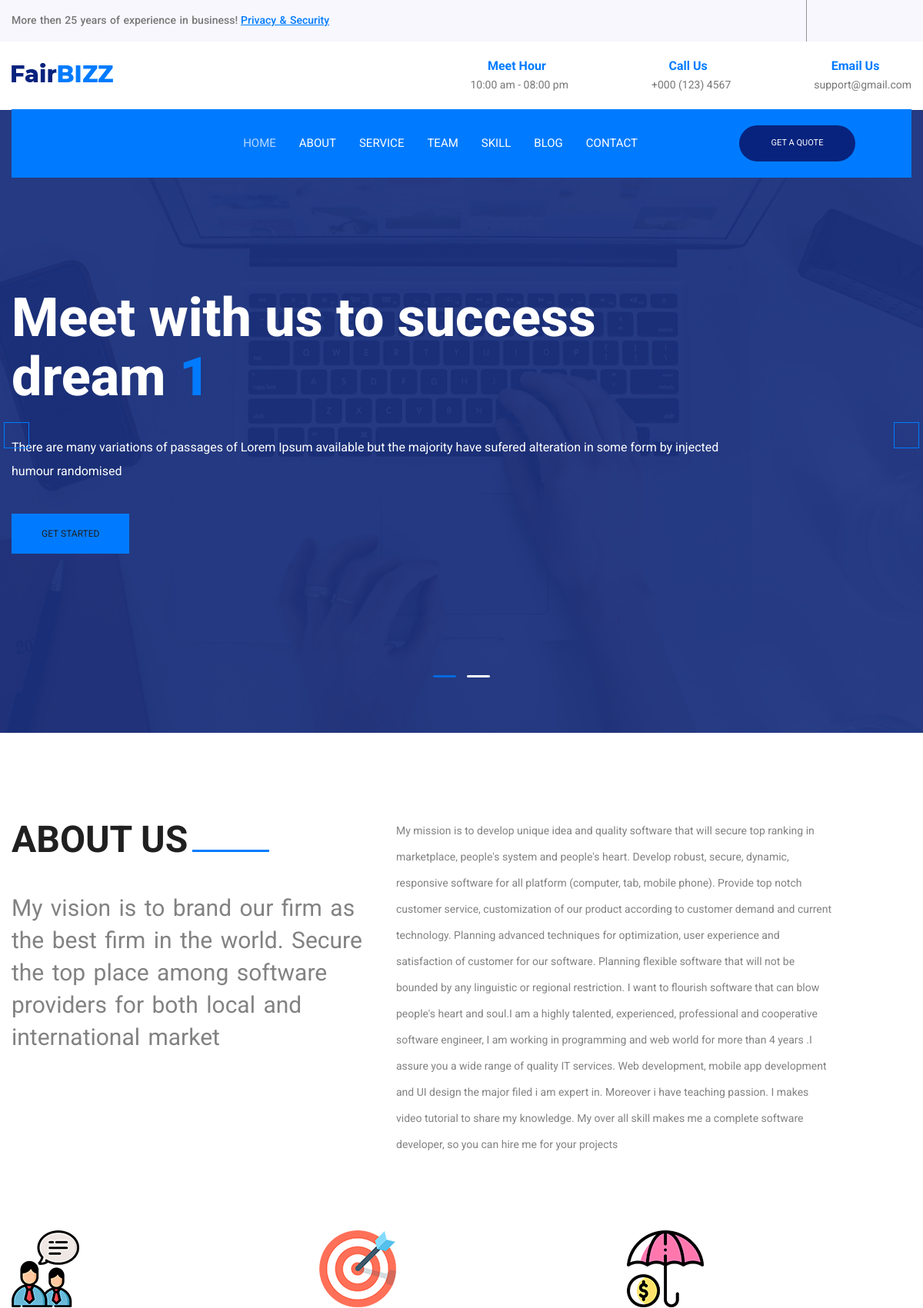
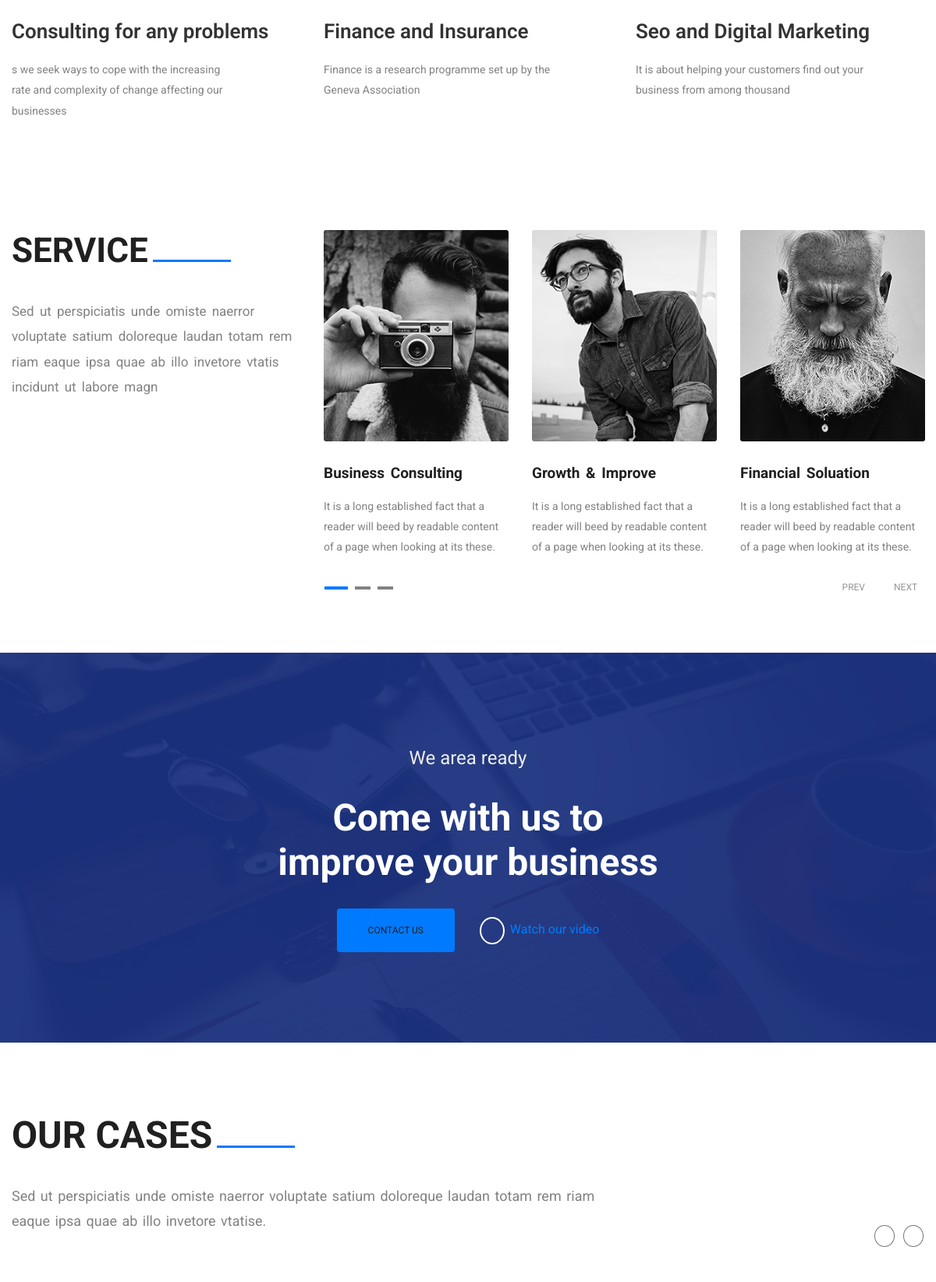
The page / (upper part) on the database its author committed (2 pictures, top to bottom).
### portfolio/models.py (models this page shows, shortened)
class HomeSlider(models.Model):
    title=models.CharField(max_length=400)
    image=models.FileField(upload_to=image_upload)
    subtitle=models.CharField(max_length=300)
    description=models.TextField()

class About(models.Model):
    subtitle=models.CharField(max_length=400)
    description=models.TextField()

class AboutPerformance(models.Model):
    about_title_help=models.CharField(max_length=400)
    about_image=models.FileField(upload_to=image_upload)
    about_description=models.TextField()

### portfolio/views.py (the view)
# urls.py: path('',views.index,name="indexPage" )
def index(request):
    sliders=HomeSlider.objects.all()
    aboutUs=About.objects.get()
    aboutPerformance=AboutPerformance.objects.all()
    context={
        'sliders':sliders,
        'aboutUs':aboutUs,
        'aboutPerformance':aboutPerformance
    }
    return render(request,'index.html',context)

### templates/index.html (shortened to what this page needs)
{% extends 'base.html' %}
{% block body %}
    <main>
        <section id="home" class="home-slider-area wow slideInDown" data-wow-duration="2s">
            <div class="home-slider owl-carousel owl-theme">
                {% for singleSlider in sliders %}
                    <div class="single-home-slider d-flex align-items-center" style="background-image: url({{ singleSlider.image.url }})">
                        <div class="container">
                            <div class="row">
                                <div class="col-xl-10">
                                    <div class="home-slider-text">
                                        <h1 class="wow bounceInDown" data-wow-duration="3s">{{singleSlider.title}}
                                        <span>{{singleSlider.subtitle}}</span></h1>
                                        <p class="wow fadeInRight" data-wow-duration="3s" >{{singleSlider.description}}</p>
                                        <div class="home-slider-link wow bounceInUp" data-wow-duration="3s" >
                                            <a href="#">get started</a>
                                        </div>
                                    </div>
                                </div>
                            </div>
                        </div>
                    </div>
                {% endfor %}
            </div>
        </section>
        <section id="about" class="about-area">
            <div class="container">
                <div class="row">
                    <div class="col-md-5 col-lg-5 col-xl-5">
                        <div class="about-section-title">
                            <h1 class="wow slideInUp" data-wow-duration="3s">about us<span></span></h1>
                            <p class="wow slideInLeft" data-wow-duration="2.5s">{{aboutUs.subtitle}}</p>
                        </div>
                    </div>
                    <div class="col-md-6 col-lg-6 col-xl-6 wow slideInRight" data-wow-duration="2.5s">
                        <div class="about-section-text">
                            <p>{{aboutUs.description}}</p>
                        </div>
                    </div>
                </div>
                <div class="about-bottom">
                    <div class="row">
                    {% for singleAboutPerformance in aboutPerformance %}
                        <div class="col-md-4 col-lg-4 col-xl-4 wow zoomIn" data-wow-duration="2s" data-wow-delay=".2s">
                            <div class="about-bottom-section">
                                <img src="{{singleAboutPerformance.about_image.url}}" alt="">
                                <div class="about-bottom-text">
                                    <h1>{{singleAboutPerformance.about_title_help}}</h1>
                                    <p>{{singleAboutPerformance.about_description}}</p>
                                </div>
                            </div>
                        </div>
                    {% endfor %}
                    </div>
                </div>
            </div>
        </section>
        <section id="service" class="service-area">
            <div class="container">
                <div class="row">
                    <div class="col-lg-4 col-xl-4">
                        <div class="service-title">
                            <h1 class="wow slideInDown" data-wow-duration="1.5s">service<span></span></h1>
                            <p class="wow slideInUp" data-wow-duration="2s">Sed ut perspiciatis unde omiste naerror voluptate satium doloreque laudan totam rem riam eaque ipsa quae ab illo invetore vtatis incidunt ut labore  magn</p>
                            </div>
                    </div>
                    <div class="col-lg-8 col-xl-8">
                        <div class="row service-slider">
                            <div class="col-lg-4 col-xl-4 wow slideInDown" data-wow-duration="1.5s" data-wow-delay=".2s">
                                <div class="service-slider-section">
                                    <img src="bd/img/service/1.jpg" alt="">
                                    <div class="service-slider-text">
                                        <h1>Business Consulting</h1>
                                        <p>It is a long established fact that a reader will beed by readable content of a page when looking at its these.</p>
                                    </div>
                                </div>
                            </div>
                            <div class="col-lg-4 col-xl-4 wow slideInDown" data-wow-duration="2s" data-wow-delay=".4s">
                                <div class="service-slider-section">
                                    <img src="bd/img/service/2.jpg" alt="">
                                    <div class="service-slider-text">
                                        <h1>Growth & Improve</h1>
                                        <p>It is a long established fact that a reader will beed by readable content of a page when looking at its these.</p>
                                    </div>
                                </div>
                            </div>
                            <div class="col-lg-4 col-xl-4 wow slideInDown" data-wow-duration="2.5s" data-wow-delay=".6s">
                                <div class="service-slider-section">
                                    <img src="bd/img/service/3.jpg" alt="">
                                    <div class="service-slider-text">
                                        <h1>Financial Soluation</h1>
                                        <p>It is a long established fact that a reader will beed by readable content of a page when looking at its these.</p>
                                    </div>
                                </div>
                            </div>
                        </div>
                    </div>
                </div>
            </div>
        </section>
        <section  class="video-area d-flex align-items-center wow zoomIn" data-wow-duration="2.5s" data-wow-delay=".5s">
            <div class="container">
                <div class="row">
                    <div class="col-lg-12 col-xl-12">
                        <div class="video-title wow slideInDown" data-wow-duration="2.5s" data-wow-delay=".9s">
                            <span>We area ready </span>
                            <h1>Come with us to <br>
                            improve your business</h1>
                            <div class="video-links wow slideInUp" data-wow-duration="3s" data-wow-delay=".9s">
                                <a class="btn" href="#">contact us</a>
                                <a class="popup-youtube" href="https://www.youtube.com/watch?v=Ww04A6seX78" href="#"><i class="icofont-play"></i>Watch our video</a>
                            </div>
                        </div>
                    </div>
                </div>
            </div>
        </section>
        <section id="team" class="our-cases-area">
            <div class="container">
                <div class="our-cases-section">
                    <h1 class="wow slideInUp" data-wow-duration="2s">Our cases<span></span></h1>
                    <p class="wow slideInRight" data-wow-duration="2.5s">Sed ut perspiciatis unde omiste naerror voluptate satium doloreque laudan totam rem riam eaque ipsa quae ab illo invetore vtatise.</p>
                </div>
            </div>
        </section>
    </main>
{% endblock body %}

### templates/base.html (shortened to what this page needs)
{% load static %}
<!DOCTYPE html>
<html lang="en">
    <head>
        <link rel="stylesheet" href="{% static 'bd/css/bootstrap.min.css' %}">
        <link rel="stylesheet" href="{% static 'bd/css/icofont.min.css' %}">
        <link rel="stylesheet" href="{% static 'bd/css/animate.min.css' %}">
        <link rel="stylesheet" href="{% static 'bd/css/owl.carousel.min.css' %}">
        <link rel="stylesheet" href="{% static 'bd/css/owl.theme.default.min.css' %}">
        <link rel="stylesheet" href="{% static 'bd/css/magnific-popup.css' %}">
        <link rel="stylesheet" href="{% static 'bd/css/nice-select.css' %}">
        <link rel="stylesheet" href="{% static 'bd/css/slick.css' %}">
        <link rel="stylesheet" href="{% static 'bd/css/style.css' %}">
        <link rel="stylesheet" href="{% static 'bd/css/responsive.css' %}">
        </head>
    <body data-spy="scroll" data-offset="70">
        <header class="header-area">
            <div class="header-top">
                <div class="container">
                    <div class="row">
                        <div class="col-md-6 col-lg-6 col-xl-6">
                            <div class="header-top-title">
                                <h1 class="wow slideInRight" data-wow-duration="2.5s">More then 25 years of experience in business!<a href="#">Privacy & Security</a></h1>
                            </div>
                        </div>
                        <div class="col-md-6 col-lg-6 col-xl-6">
                            <div class="header-top-social wow slideInLeft" data-wow-duration="2.5s">
                                <ul>
                                    <li>
                                        <a href="#"><i class="icofont-facebook"></i></a>
                                    </li>
                                    <li>
                                        <a href="#"><i class="icofont-twitter"></i></a>
                                    </li>
                                    <li>
                                        <a href="#"><i class="icofont-google-plus"></i></a>
                                    </li>
                                    <li>
                                        <a href="#"><i class="icofont-instagram"></i></a>
                                    </li>
                                    <li>
                                        <a href="#"><i class="icofont-behance"></i></a>
                                    </li>
                                </ul>
                            </div>
                        </div>
                    </div>
                </div>
            </div>
            <div class="header-middle">
                <div class="container">
                    <div class="row">
                        <div class="col-md-3 col-lg-3 col-xl-3">
                            <div class="headere-middle-logo wow zoomIn" data-wow-duration="2.5s">
                                <a href="#"><img src="bd/img/logo/logo.png" alt=""></a>
                            </div>
                        </div>
                        <div class="col-md-9 col-lg-9 col-xl-9  wow zoomIn" data-wow-duration="3s">
                            <div class="header-middle-contact hmc-mobil1 wow zoomIn" data-wow-duration="7.5s">
                                <a href="#"><i class="icofont-alarm"></i>email us</a>
                                <div class="header-middle-contact-title">
                                    <span>support@gmail.com</span>
                                </div>
                            </div>
                            <div class="header-middle-contact hmc-mobil2  wow zoomIn" data-wow-duration="5.5s">
                                <a href="#"><i class="icofont-phone"></i>call us</a>
                                <div class="header-middle-contact-title">
                                    <span>+000 (123) 4567</span>
                                </div>
                            </div>
                            <div class="header-middle-contact hmc-mobil3  wow zoomIn" data-wow-duration="3.5s">
                                <a href="#"><i class="icofont-email"></i>meet hour</a>
                                <div class="header-middle-contact-title">
                                    <span>10:00 am - 08:00 pm</span>
                                </div>
                            </div>
                        </div>
                    </div>
                </div>
            </div>
            <div class="header-middle">
                <div class="container heder-m">
                    <div class="header-menu wow slideInUp" data-wow-duration="2s">
                        <nav class="navbar navbar-expand-md navbar-light">
                            <div class="collapse navbar-collapse" id="navbarSupportedContent">
                                <ul class="navbar-nav ml-auto">
                                    <li class="nav-item">
                                        <a class="nav-link active" href="{% url 'indexPage' %}">Home</a>
                                    </li>
                                    <li class="nav-item">
                                        <a class="nav-link" href="#about">ABOUT</a>
                                    </li>
                                    <li class="nav-item">
                                        <a class="nav-link" href="#service">SERVICE</a>
                                    </li>
                                    <li class="nav-item">
                                        <a class="nav-link" href="#team">TEAM</a>
                                    </li>
                                    <li class="nav-item">
                                        <a class="nav-link" href="#skill">SKILL</a>
                                    </li>
                                    <li class="nav-item">
                                        <a class="nav-link" href="#blog">BLOG</a>
                                    </li>
                                    <li class="nav-item">
                                        <a class="nav-link" href="#contact">CONTACT</a>
                                    </li>
                                </ul>
                                <div class="header-bottom-btn">
                                    <a href="#">get a quote</a>
                                </div>
                            </div>
                        </nav>
                    </div>
                </div>
            </div>
        </header>
        {% block body %}
        {% endblock body %}
    </body>
</html>

### rows shown on the page
HomeSlider: image (picture), title "Meet with us to success dream", subtitle "1", description "There are many variations of passages of Lorem Ipsum available but the majority have sufered alteration in some form by injected humour randomised"
About: subtitle "My vision is to brand our firm as the best firm in the world. Secure the top place among software providers for both local and international market", description "My mission is to develop unique idea and quality software that will secure top ranking in marketplace, people's system and people's heart. Develop robust, secure, dynamic, responsive software for all platform (computer, tab, mobile phone). Provide top notch customer service, customization of our product according to customer demand and current technology. Planning advanced techniques for optimization, user experience and satisfaction of customer for our software. Planning flexible software that will not be bounded by any linguistic or regional restriction. I want to flourish software that can blow people's heart and soul.I am a highly talented, experienced, professional and cooperative…"
AboutPerformance: about_image (picture), about_title_help "Consulting for any problems", about_description "s we seek ways to cope with the increasing rate and complexity of change affecting our businesses"
AboutPerformance: about_image (picture), about_title_help "Finance and Insurance", about_description "Finance is a research programme set up by the Geneva Association"
AboutPerformance: about_image (picture), about_title_help "Seo and Digital Marketing", about_description "It is about helping your customers find out your business from among thousand"
